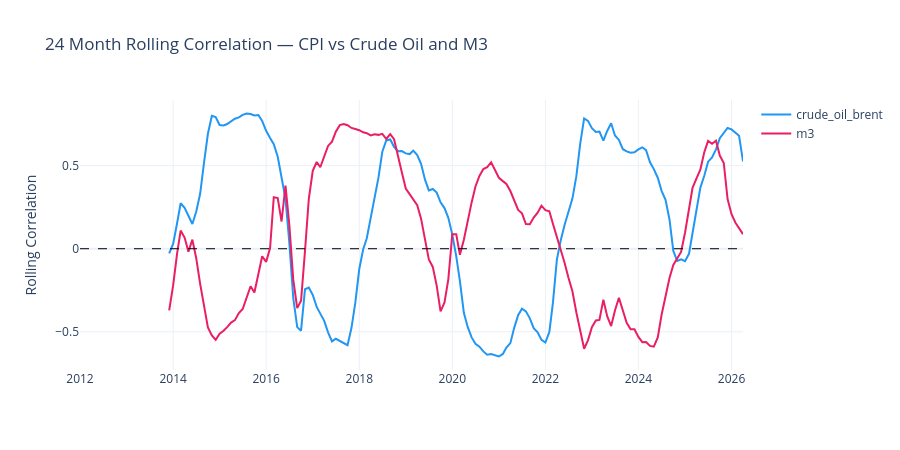

Notebook code cell kept with this figure:
### Code cell
variables_rc = ['crude_oil_brent', 'm3']
colors = ['#2196F3', '#E91E63']
window = 24

fig = go.Figure()

for var, color in zip(variables_rc, colors):
    rolling_corr = df['cpi_inflation'].rolling(window).corr(df[var])
    fig.add_trace(go.Scatter(
        x=df.index, y=rolling_corr,
        name=var, line=dict(color=color, width=2)
    ))

fig.add_hline(y=0, line_dash='dash', line_color='black', line_width=1)

fig.update_layout(
    title='24 Month Rolling Correlation — CPI vs Crude Oil and M3',
    template='plotly_white',
    height=450,
    yaxis_title='Rolling Correlation'
)

fig.show()

### Figure 1 — Plotly figure (JSON) as saved in the notebook; plotly's stock layout.template omitted (floating-point values rounded to 4 significant figures; data arrays with more than 128 entries replaced by an {"elided": "..."} marker saying what was removed)
{"data": [{"line": {"color": "#2196F3", "width": 2}, "name": "crude_oil_brent", "type": "scatter", "x": {"elided": "172 str values"}, "y": {"elided": "172 float values"}}, {"line": {"color": "#E91E63", "width": 2}, "name": "m3", "type": "scatter", "x": {"elided": "172 str values"}, "y": {"elided": "172 float values"}}], "layout": {"height": 450, "shapes": [{"line": {"color": "black", "dash": "dash", "width": 1}, "type": "line", "x0": 0, "x1": 1, "xref": "x domain", "y0": 0, "y1": 0, "yref": "y"}], "title": {"text": "24 Month Rolling Correlation — CPI vs Crude Oil and M3"}, "yaxis": {"title": {"text": "Rolling Correlation"}}}}
